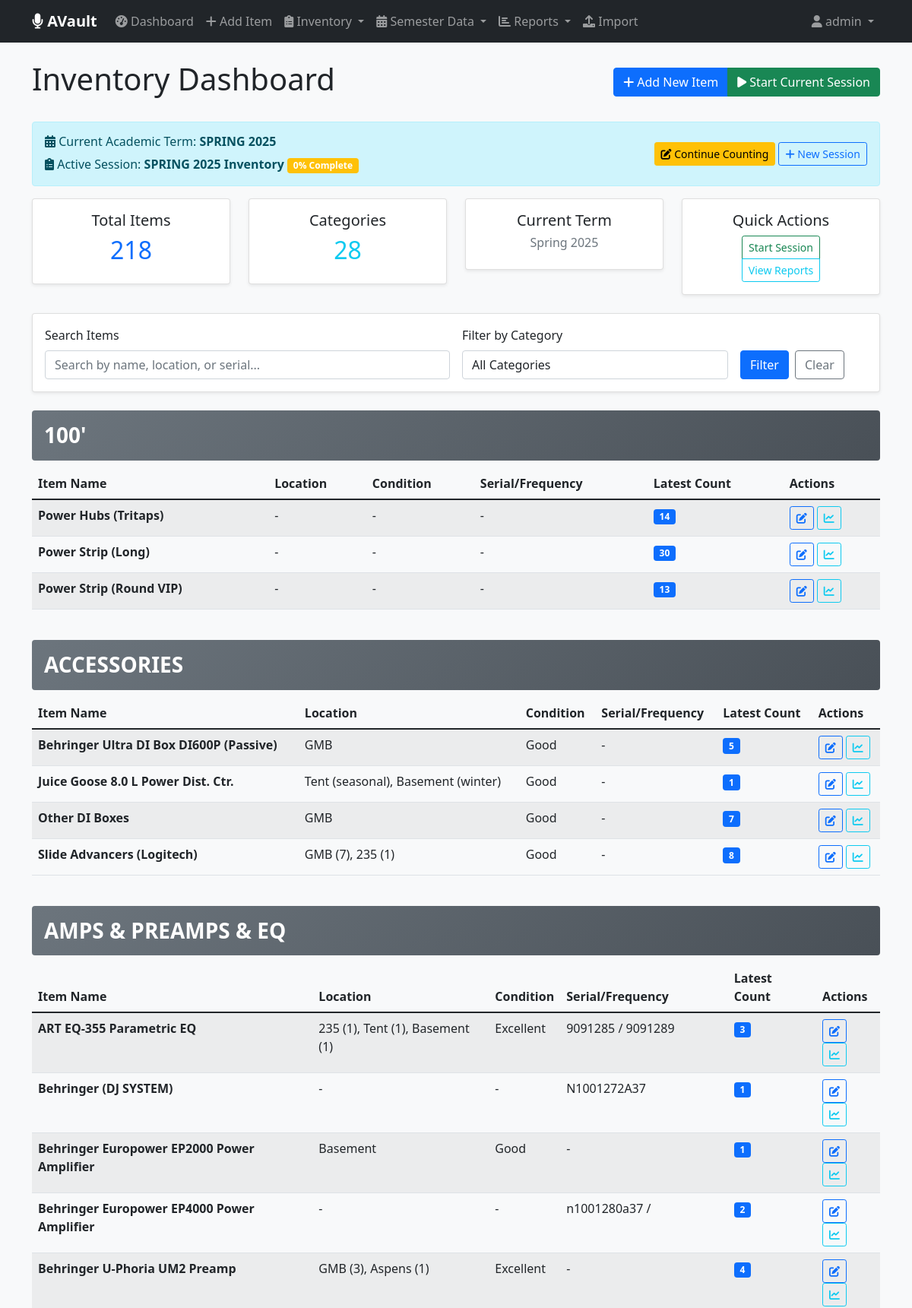
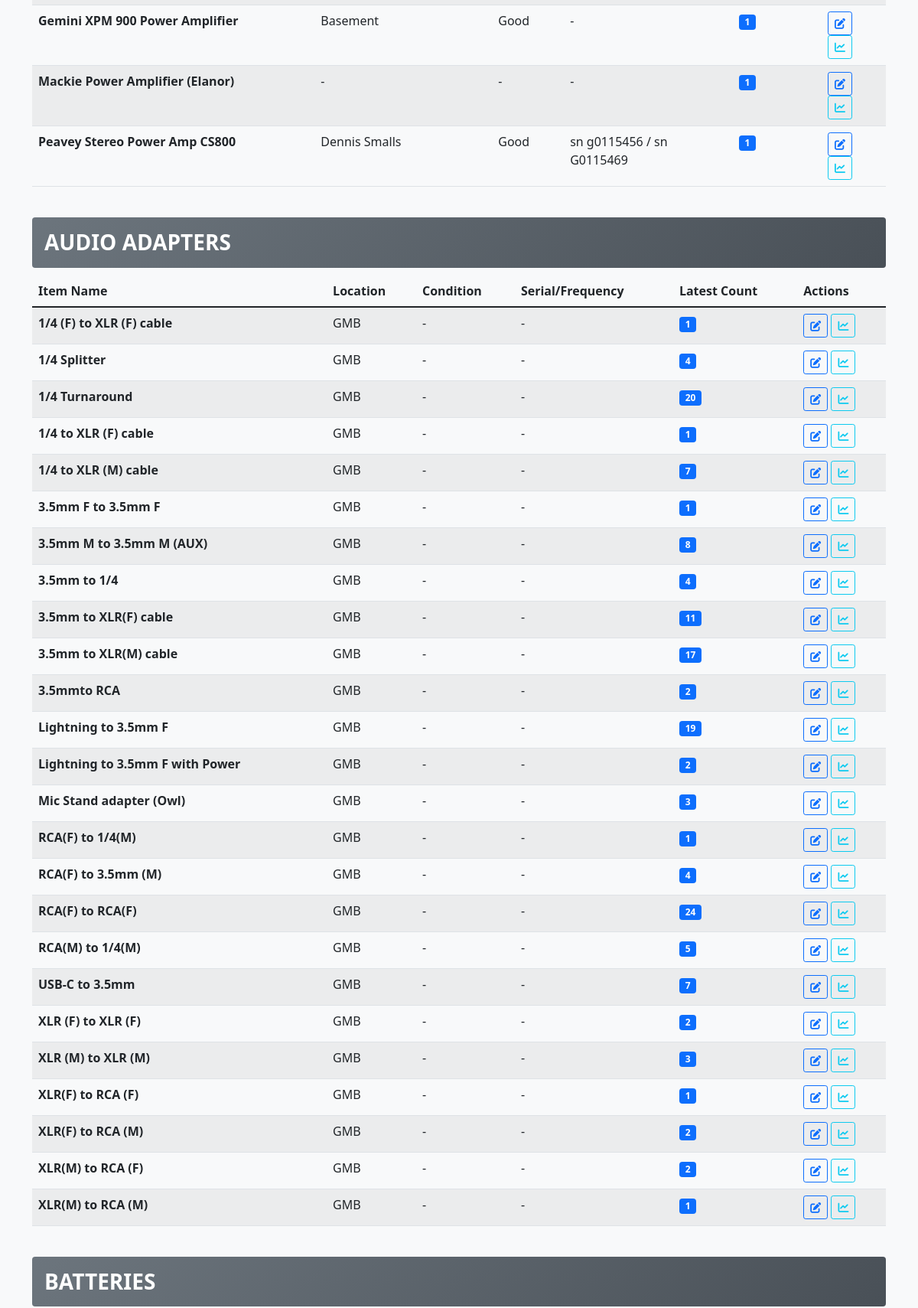
Screenshot of /inventory/ (signed in, upper part) with the database file from the repository (2 pictures, top to bottom).
### inventory/models.py (models this page shows, shortened)
class AcademicTerm(models.Model):
    TERM_CHOICES = [
        ('SPRING', 'Spring'),
        ('SUMMER', 'Summer'),
        ('FALL', 'Fall'),
        ('WINTER', 'Winter'),
    ]
    name = models.CharField(max_length=50, unique=True)  # e.g., "SPRING 2024"
    term = models.CharField(max_length=10, choices=TERM_CHOICES)
    year = models.IntegerField()
    start_date = models.DateField(null=True, blank=True)
    end_date = models.DateField(null=True, blank=True)
    created_at = models.DateTimeField(auto_now_add=True)
    class Meta:
        ordering = ['-year', '-term']
        unique_together = ['term', 'year']

class InventorySession(models.Model):
    name = models.CharField(max_length=50)  # e.g., "Summer 2025 Count"
    academic_term = models.ForeignKey(AcademicTerm, on_delete=models.SET_NULL, null=True, blank=True)
    date = models.DateField(default=timezone.now)
    conducted_by = models.ForeignKey(User, on_delete=models.SET_NULL, null=True)
    is_complete = models.BooleanField(default=False)
    notes = models.TextField(blank=True)
    created_at = models.DateTimeField(auto_now_add=True)
    class Meta:
        ordering = ['-date']
    def get_completion_percentage(self):
        total_items = Item.objects.count()
        counted_items = self.counts.count()
        return int((counted_items / total_items * 100)) if total_items > 0 else 0

class Item(models.Model):
    name = models.CharField(max_length=200)
    category = models.ForeignKey(Category, on_delete=models.CASCADE, related_name='items')
    location = models.CharField(max_length=200, blank=True)
    condition = models.CharField(max_length=100, blank=True)
    serial_frequency = models.CharField(max_length=100, blank=True, verbose_name="Serial/Frequency")
    notes = models.TextField(blank=True)
    created_at = models.DateTimeField(auto_now_add=True)
    class Meta:
        ordering = ['category__name', 'name']
    def get_latest_count(self):
        latest = self.historical_counts.order_by('-academic_term__year', '-academic_term__term').first()
        return latest.counted_quantity if latest else 0

class Category(models.Model):
    name = models.CharField(max_length=100, unique=True)
    created_at = models.DateTimeField(auto_now_add=True)
    class Meta:
        verbose_name_plural = "Categories"
        ordering = ['name']

class HistoricalCount(models.Model):
    item = models.ForeignKey(Item, on_delete=models.CASCADE, related_name='historical_counts')
    academic_term = models.ForeignKey(AcademicTerm, on_delete=models.CASCADE, related_name='historical_counts')
    counted_quantity = models.PositiveIntegerField(default=0)
    imported_at = models.DateTimeField(auto_now_add=True)
    notes = models.TextField(blank=True)
    class Meta:
        unique_together = ['item', 'academic_term']
        ordering = ['academic_term__year', 'academic_term__term']

### inventory/views.py (the view)
# urls.py: path('', views.enhanced_dashboard, name='dashboard'),  # Use enhanced dashboard
@login_required
def enhanced_dashboard(request):
    current_term = get_current_academic_term()
    current_session, session_created = get_or_create_semester_session(current_term)
    if session_created:
        messages.info(request, f'Created new inventory session for {current_term.name}')
    search = request.GET.get('search', '')
    category_filter = request.GET.get('category', '')
    items = Item.objects.select_related('category').all()
    if search:
        items = items.filter(
            Q(name__icontains=search) |
            Q(location__icontains=search) |
            Q(serial_frequency__icontains=search)
        )
    if category_filter:
        items = items.filter(category_id=category_filter)
    items_by_category = {}
    for item in items:
        cat_name = item.category.name
        if cat_name not in items_by_category:
            items_by_category[cat_name] = []
        items_by_category[cat_name].append(item)
    context = {
        'items_by_category': items_by_category,
        'categories': Category.objects.all(),
        'search': search,
        'category_filter': category_filter,
        'total_items': Item.objects.count(),
        'total_categories': Category.objects.count(),
        'latest_session': InventorySession.objects.first(),
        'current_term': current_term,
        'current_session': current_session,
        'session_created': session_created,
    }
    return render(request, 'inventory/enhanced_dashboard.html', context)

### inventory/context_processors.py (called while the page is built, shortened)
def admin_stats(request):
    if not request.path.startswith('/admin/'):
        return {}

### inventory/views.py (called while the page is built, shortened)
def get_current_academic_term():
    now = timezone.now()
    month = now.month
    year = now.year
    if month >= 1 and month <= 5:  # January to May
        term = 'SPRING'
    elif month >= 6 and month <= 8:  # June to August
        term = 'SUMMER'
    elif month >= 9 and month <= 12:  # September to December
        term = 'FALL'
    term_name = f"{term} {year}"
    academic_term, created = AcademicTerm.objects.get_or_create(
        name=term_name,
        defaults={
            'term': term,
            'year': year
        }
    )
    return academic_term

def get_or_create_semester_session(academic_term):
    existing_session = InventorySession.objects.filter(
        academic_term=academic_term,
        name__icontains=academic_term.name
    ).first()
    if existing_session:
        return existing_session, False

### inventory/templates/inventory/enhanced_dashboard.html (shortened to what this page needs)
{% extends 'inventory/base.html' %}
{% load inventory_extras %}
{% block content %}
<div class="d-flex justify-content-between align-items-center mb-4">
    <h1>Inventory Dashboard</h1>
    <div class="btn-group">
        <a href="{% url 'inventory:add_item' %}" class="btn btn-primary">
            <i class="fas fa-plus"></i> Add New Item
        </a>
        <a href="{% url 'inventory:quick_start_session' %}" class="btn btn-success">
            <i class="fas fa-play"></i> Start Current Session
        </a>
    </div>
</div>
<div class="alert alert-info">
    <div class="row align-items-center">
        <div class="col-md-8">
            <h6><i class="fas fa-calendar-alt"></i> Current Academic Term: <strong>{{ current_term.name }}</strong></h6>
            {% if current_session %}
                <p class="mb-0">
                    <i class="fas fa-clipboard-list"></i> Active Session:
                    <strong>{{ current_session.name }}</strong>
                    {% if current_session.is_complete %}
                        <span class="badge bg-success">Complete</span>
                    {% else %}
                        <span class="badge bg-warning">{{ current_session.get_completion_percentage }}% Complete</span>
                    {% endif %}
                </p>
            {% else %}
                <p class="mb-0 text-muted">No active session for this semester</p>
            {% endif %}
        </div>
        <div class="col-md-4 text-end">
            {% if current_session and not current_session.is_complete %}
                <a href="{% url 'inventory:conduct_inventory' current_session.id %}" class="btn btn-sm btn-warning">
                    <i class="fas fa-edit"></i> Continue Counting
                </a>
            {% endif %}
            <a href="{% url 'inventory:create_session' %}" class="btn btn-sm btn-outline-primary">
                <i class="fas fa-plus"></i> New Session
            </a>
        </div>
    </div>
</div>
<div class="row mb-4">
    <div class="col-md-3">
        <div class="card text-center">
            <div class="card-body">
                <h5 class="card-title">Total Items</h5>
                <h2 class="text-primary">{{ total_items }}</h2>
            </div>
        </div>
    </div>
    <div class="col-md-3">
        <div class="card text-center">
            <div class="card-body">
                <h5 class="card-title">Categories</h5>
                <h2 class="text-info">{{ total_categories }}</h2>
            </div>
        </div>
    </div>
    <div class="col-md-3">
        <div class="card text-center">
            <div class="card-body">
                <h5 class="card-title">Current Term</h5>
                <h6 class="text-muted">{{ current_term.get_term_display }} {{ current_term.year }}</h6>
            </div>
        </div>
    </div>
    <div class="col-md-3">
        <div class="card text-center">
            <div class="card-body">
                <h5 class="card-title">Quick Actions</h5>
                <div class="btn-group-vertical" role="group">
                    <a href="{% url 'inventory:quick_start_session' %}" class="btn btn-sm btn-outline-success">Start Session</a>
                    <a href="{% url 'inventory:reports' %}" class="btn btn-sm btn-outline-info">View Reports</a>
                </div>
            </div>
        </div>
    </div>
</div>
<div class="card mb-4">
    <div class="card-body">
        <form method="get" class="row g-3">
            <div class="col-md-6">
                <label for="search" class="form-label">Search Items</label>
                <input type="text" name="search" class="form-control" value="{{ search }}"
                       placeholder="Search by name, location, or serial...">
            </div>
            <div class="col-md-4">
                <label for="category" class="form-label">Filter by Category</label>
                <select name="category" class="form-control">
                    <option value="">All Categories</option>
                </select>
            </div>
            <div class="col-md-2 d-flex align-items-end">
                <button type="submit" class="btn btn-primary me-2">Filter</button>
                <a href="{% url 'inventory:dashboard' %}" class="btn btn-outline-secondary">Clear</a>
            </div>
        </form>
    </div>
</div>
{% if items_by_category %}
    {% for category_name, items in items_by_category.items %}
        <div class="mb-4">
            <h3 class="category-header p-3 rounded">{{ category_name }}</h3>
            <div class="table-responsive">
                <table class="table table-striped table-hover">
                    <thead>
                        <tr>
                            <th>Item Name</th>
                            <th>Location</th>
                            <th>Condition</th>
                            <th>Serial/Frequency</th>
                            <th>Latest Count</th>
                            <th>Actions</th>
                        </tr>
                    </thead>
                    <tbody>
                        {% for item in items %}
                            <tr>
                                <td><strong>{{ item.name }}</strong></td>
                                <td>{{ item.location|default:"-" }}</td>
                                <td>{{ item.condition|default:"-" }}</td>
                                <td>{{ item.serial_frequency|default:"-" }}</td>
                                <td>
                                    <span class="badge bg-primary">{{ item.get_latest_count }}</span>
                                </td>
                                <td>
                                    <a href="{% url 'inventory:edit_item' item.id %}" class="btn btn-sm btn-outline-primary">
                                        <i class="fas fa-edit"></i>
                                    </a>
                                    <a href="{% url 'inventory:item_trend_analysis' item.id %}" class="btn btn-sm btn-outline-info">
                                        <i class="fas fa-chart-line"></i>
                                    </a>
                                </td>
                            </tr>
                        {% endfor %}
                    </tbody>
                </table>
            </div>
        </div>
    {% endfor %}
{% endif %}
{% endblock %}

### inventory/templates/inventory/base.html (shortened to what this page needs)
<!DOCTYPE html>
<html lang="en">
<head>
    <link href="https://cdn.jsdelivr.net/npm/bootstrap@5.1.3/dist/css/bootstrap.min.css" rel="stylesheet">
    <link rel="stylesheet" href="https://cdnjs.cloudflare.com/ajax/libs/font-awesome/6.0.0/css/all.min.css">
</head>
<body>
    <nav class="navbar navbar-expand-lg navbar-dark bg-dark no-print">
        <div class="container">
            <a class="navbar-brand" href="{% url 'inventory:dashboard' %}">
                <i class="fas fa-microphone"></i> AVault
            </a>
            <div class="collapse navbar-collapse" id="navbarNav">
                <ul class="navbar-nav me-auto">
                    <li class="nav-item">
                        <a class="nav-link" href="{% url 'inventory:dashboard' %}">
                            <i class="fas fa-tachometer-alt"></i> Dashboard
                        </a>
                    </li>
                    <li class="nav-item">
                        <a class="nav-link" href="{% url 'inventory:add_item' %}">
                            <i class="fas fa-plus"></i> Add Item
                        </a>
                    </li>
                    <li class="nav-item dropdown">
                        <a class="nav-link dropdown-toggle" href="#" role="button" data-bs-toggle="dropdown">
                            <i class="fas fa-clipboard-list"></i> Inventory
                        </a>
                    </li>
                    <li class="nav-item dropdown">
                        <a class="nav-link dropdown-toggle" href="#" role="button" data-bs-toggle="dropdown">
                            <i class="fas fa-calendar-alt"></i> Semester Data
                        </a>
                    </li>
                    <li class="nav-item dropdown">
                        <a class="nav-link dropdown-toggle" href="#" role="button" data-bs-toggle="dropdown">
                            <i class="fas fa-chart-bar"></i> Reports
                        </a>
                    </li>
                    {% if user.is_staff %}
                    <li class="nav-item">
                        <a class="nav-link" href="{% url 'inventory:import_excel' %}">
                            <i class="fas fa-upload"></i> Import
                        </a>
                    </li>
                    {% endif %}
                </ul>
                <ul class="navbar-nav">
                    <li class="nav-item dropdown">
                        <a class="nav-link dropdown-toggle" href="#" role="button" data-bs-toggle="dropdown">
                            <i class="fas fa-user"></i> {{ user.username }}
                        </a>
                    </li>
                </ul>
            </div>
        </div>
    </nav>
    <div class="container mt-4">
        {% block content %}{% endblock %}
    </div>
</body>
</html>

### inventory/templates/inventory/base.html (style rules this page uses)
body { background-color: #f8f9fa; }
.navbar-brand { font-weight: bold; }
.category-header { background: linear-gradient(135deg, #6c757d, #495057); color: white; margin-bottom: 10px; font-weight: bold; }
.card { box-shadow: 0 0.125rem 0.25rem rgba(0, 0, 0, 0.075); }

### rows the page displays
AcademicTerm: name "SPRING 2025", term "Spring", year "2025"
InventorySession: name "SPRING 2025 Inventory", get_completion_percentage "0"
Item: name "100'", name "Power Hubs (Tritaps)", location "-", condition "-", serial_frequency "-", get_latest_count "14"
Item: name "Power Strip (Long)", location "-", condition "-", serial_frequency "-", get_latest_count "30"
Item: name "Power Strip (Round VIP)", location "-", condition "-", serial_frequency "-", get_latest_count "13"
Item: name "ACCESSORIES", name "Behringer Ultra DI Box DI600P (Passive)", location "GMB", condition "Good", serial_frequency "-", get_latest_count "5"
Item: name "Juice Goose 8.0 L Power Dist. Ctr.", location "Tent (seasonal), Basement (winter)", condition "Good", serial_frequency "-", get_latest_count "1"
Item: name "Other DI Boxes", location "GMB", condition "Good", serial_frequency "-", get_latest_count "7"
Item: name "Slide Advancers (Logitech)", location "GMB (7), 235 (1)", condition "Good", serial_frequency "-", get_latest_count "8"
Item: name "AMPS & PREAMPS & EQ", name "ART EQ-355 Parametric EQ", location "235 (1), Tent (1), Basement (1)", condition "Excellent", serial_frequency "9091285 / 9091289", get_latest_count "3"
Item: name "Behringer (DJ SYSTEM)", location "-", condition "-", serial_frequency "N1001272A37", get_latest_count "1"
Item: name "Behringer Europower EP2000 Power Amplifier", location "Basement", condition "Good", serial_frequency "-", get_latest_count "1"
Item: name "Behringer Europower EP4000 Power Amplifier", location "-", condition "-", serial_frequency "n1001280a37 /", get_latest_count "2"
Item: name "Behringer U-Phoria UM2 Preamp", location "GMB (3), Aspens (1)", condition "Excellent", serial_frequency "-", get_latest_count "4"
Item: name "Gemini XPM 900 Power Amplifier", location "Basement", condition "Good", serial_frequency "-", get_latest_count "1"
Item: name "Mackie Power Amplifier (Elanor)", location "-", condition "-", serial_frequency "-", get_latest_count "1"
Item: name "Peavey Stereo Power Amp CS800", location "Dennis Smalls", condition "Good", serial_frequency "sn g0115456 / sn G0115469", get_latest_count "1"
Category: items_by_category "AUDIO ADAPTERS"
Item: name "1/4 (F) to XLR (F) cable", location "GMB", condition "-", serial_frequency "-", get_latest_count "1"
Item: name "1/4 Splitter", location "GMB", condition "-", serial_frequency "-", get_latest_count "4"
Item: name "1/4 Turnaround", location "GMB", condition "-", serial_frequency "-", get_latest_count "20"
Item: name "1/4 to XLR (F) cable", location "GMB", condition "-", serial_frequency "-", get_latest_count "1"
Item: name "1/4 to XLR (M) cable", location "GMB", condition "-", serial_frequency "-", get_latest_count "7"
Item: name "3.5mm F to 3.5mm F", location "GMB", condition "-", serial_frequency "-", get_latest_count "1"
Item: name "3.5mm M to 3.5mm M (AUX)", location "GMB", condition "-", serial_frequency "-", get_latest_count "8"
Item: name "3.5mm to 1/4", location "GMB", condition "-", serial_frequency "-", get_latest_count "4"
Item: name "3.5mm to XLR(F) cable", location "GMB", condition "-", serial_frequency "-", get_latest_count "11"
Item: name "3.5mm to XLR(M) cable", location "GMB", condition "-", serial_frequency "-", get_latest_count "17"
Item: name "3.5mmto RCA", location "GMB", condition "-", serial_frequency "-", get_latest_count "2"
Item: name "Lightning to 3.5mm F", location "GMB", condition "-", serial_frequency "-", get_latest_count "19"
Item: name "Lightning to 3.5mm F with Power", location "GMB", condition "-", serial_frequency "-", get_latest_count "2"
Item: name "Mic Stand adapter (Owl)", location "GMB", condition "-", serial_frequency "-", get_latest_count "3"
Item: name "RCA(F) to 1/4(M)", location "GMB", condition "-", serial_frequency "-", get_latest_count "1"
Item: name "RCA(F) to 3.5mm (M)", location "GMB", condition "-", serial_frequency "-", get_latest_count "4"
Item: name "RCA(F) to RCA(F)", location "GMB", condition "-", serial_frequency "-", get_latest_count "24"
Item: name "RCA(M) to 1/4(M)", location "GMB", condition "-", serial_frequency "-", get_latest_count "5"
Item: name "USB-C to 3.5mm", location "GMB", condition "-", serial_frequency "-", get_latest_count "7"
Item: name "XLR (F) to XLR (F)", location "GMB", condition "-", serial_frequency "-", get_latest_count "2"
Item: name "XLR (M) to XLR (M)", location "GMB", condition "-", serial_frequency "-", get_latest_count "3"
Item: name "XLR(F) to RCA (F)", location "GMB", condition "-", serial_frequency "-", get_latest_count "1"
Item: name "XLR(F) to RCA (M)", location "GMB", condition "-", serial_frequency "-", get_latest_count "2"
Item: name "XLR(M) to RCA (F)", location "GMB", condition "-", serial_frequency "-", get_latest_count "2"
Item: name "XLR(M) to RCA (M)", location "GMB", condition "-", serial_frequency "-", get_latest_count "1"
Item: name "BATTERIES"

### other values shown
{{ user.username }} "admin"
{{ total_items }} "218"
{{ total_categories }} "28"
